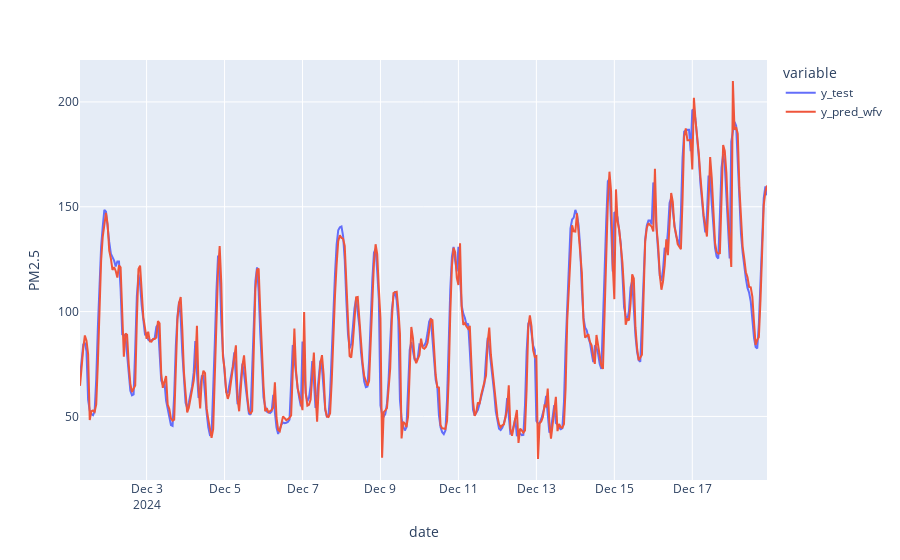

Source (notebook cell):
### Markdown cell above
A line plot of `y_test` and `y_pred_wfv` in **test_predictions**

### Code cell
fig = px.line(df_pred_test, labels={"value" : "PM2.5"})
fig.show()

### Figure 1 — Plotly figure (JSON) as saved in the notebook; plotly's stock layout.template omitted (floating-point values rounded to 4 significant figures; data arrays with more than 128 entries replaced by an {"elided": "..."} marker saying what was removed)
{"data": [{"hovertemplate": "variable=y_test<br>date=%{x}<br>PM2.5=%{y}<extra></extra>", "legendgroup": "y_test", "line": {"color": "#636efa", "dash": "solid"}, "marker": {"symbol": "circle"}, "mode": "lines", "name": "y_test", "orientation": "v", "showlegend": true, "type": "scatter", "x": {"elided": "424 str values"}, "xaxis": "x", "y": {"elided": "424 float values"}, "yaxis": "y"}, {"hovertemplate": "variable=y_pred_wfv<br>date=%{x}<br>PM2.5=%{y}<extra></extra>", "legendgroup": "y_pred_wfv", "line": {"color": "#EF553B", "dash": "solid"}, "marker": {"symbol": "circle"}, "mode": "lines", "name": "y_pred_wfv", "orientation": "v", "showlegend": true, "type": "scatter", "x": {"elided": "424 str values"}, "xaxis": "x", "y": {"elided": "424 float values"}, "yaxis": "y"}], "layout": {"legend": {"title": {"text": "variable"}, "tracegroupgap": 0}, "margin": {"t": 60}, "xaxis": {"anchor": "y", "domain": [0, 1], "title": {"text": "date"}}, "yaxis": {"anchor": "x", "domain": [0, 1], "title": {"text": "PM2.5"}}}}
